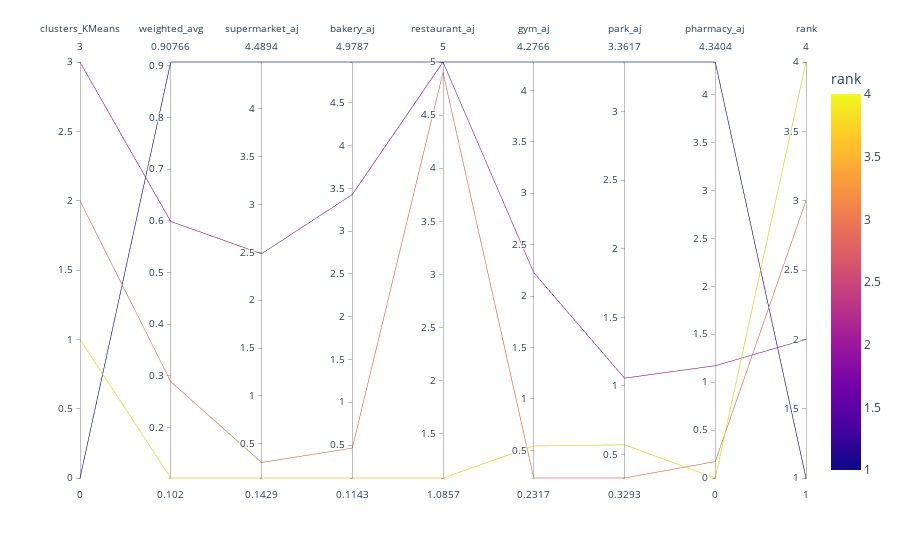

Notebook cell for this chart:
### Markdown cell above
## Gráfico de coordenadas paralelas por cluster

### Code cell
import plotly.express as px

parallel_means = df_hex_select[[
              "weighted_avg","supermarket_aj",
              "bakery_aj","restaurant_aj",
              "gym_aj","park_aj","pharmacy_aj","clusters_KMeans"
               ]].groupby('clusters_KMeans',as_index=False).mean()
# parallel_means['clusters_KMeans'] = parallel_means['clusters_asc].astype(int)

parallel_means = parallel_means.sort_values('weighted_avg',ascending=False).reset_index(drop=True)
parallel_means['rank'] = parallel_means.index + 1
parallel_means['rank_str'] = parallel_means['rank'].astype(str)
px.parallel_coordinates(parallel_means, color='rank').show()
# parallel_means.info()

### Figure 1 — Plotly figure (JSON) as saved in the notebook; plotly's stock layout.template omitted (floating-point values rounded to 4 significant figures)
{"data": [{"dimensions": [{"label": "clusters_KMeans", "values": [0, 3, 2, 1]}, {"label": "weighted_avg", "values": [0.9077, 0.5989, 0.2885, 0.102]}, {"label": "supermarket_aj", "values": [4.489, 2.486, 0.3049, 0.1429]}, {"label": "bakery_aj", "values": [4.979, 3.429, 0.4634, 0.1143]}, {"label": "restaurant_aj", "values": [5, 5, 4.902, 1.086]}, {"label": "gym_aj", "values": [4.277, 2.229, 0.2317, 0.5429]}, {"label": "park_aj", "values": [3.362, 1.057, 0.3293, 0.5714]}, {"label": "pharmacy_aj", "values": [4.34, 1.171, 0.1707, 0]}, {"label": "rank", "values": [1, 2, 3, 4]}], "domain": {"x": [0, 1], "y": [0, 1]}, "line": {"color": [1, 2, 3, 4], "coloraxis": "coloraxis"}, "name": "", "type": "parcoords"}], "layout": {"coloraxis": {"colorbar": {"title": {"text": "rank"}}, "colorscale": [[0, "#0d0887"], [0.1111, "#46039f"], [0.2222, "#7201a8"], [0.3333, "#9c179e"], [0.4444, "#bd3786"], [0.5556, "#d8576b"], [0.6667, "#ed7953"], [0.7778, "#fb9f3a"], [0.8889, "#fdca26"], [1, "#f0f921"]]}, "legend": {"tracegroupgap": 0}, "margin": {"t": 60}}}
